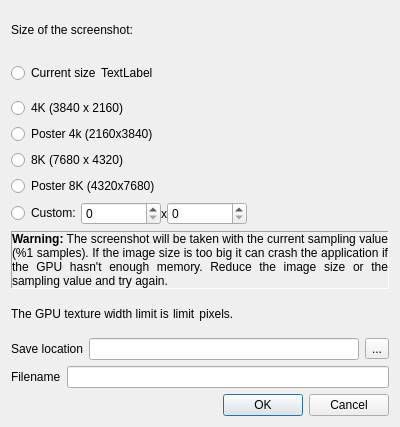
<?xml version="1.0" encoding="UTF-8"?>
<ui version="4.0">
 <class>ScreenShotDialog</class>
 <widget class="QDialog" name="ScreenShotDialog">
  <property name="geometry">
   <rect>
    <x>0</x>
    <y>0</y>
    <width>400</width>
    <height>427</height>
   </rect>
  </property>
  <property name="windowTitle">
   <string>Save screenshot</string>
  </property>
  <property name="windowIcon">
   <iconset resource="resources.qrc">
    <normaloff>:/icons/screenshot.svg</normaloff>:/icons/screenshot.svg</iconset>
  </property>
  <property name="modal">
   <bool>true</bool>
  </property>
  <layout class="QVBoxLayout" name="verticalLayout">
   <item>
    <widget class="QLabel" name="label_2">
     <property name="text">
      <string>Size of the screenshot:</string>
     </property>
    </widget>
   </item>
   <item>
    <layout class="QHBoxLayout" name="horizontalLayout_3">
     <property name="spacing">
      <number>0</number>
     </property>
     <item>
      <widget class="QRadioButton" name="m_current">
       <property name="text">
        <string>Current size</string>
       </property>
      </widget>
     </item>
     <item>
      <widget class="QLabel" name="m_currentSizeText">
       <property name="text">
        <string>TextLabel</string>
       </property>
      </widget>
     </item>
     <item>
      <spacer name="horizontalSpacer_3">
       <property name="orientation">
        <enum>Qt::Horizontal</enum>
       </property>
       <property name="sizeHint" stdset="0">
        <size>
         <width>40</width>
         <height>20</height>
        </size>
       </property>
      </spacer>
     </item>
    </layout>
   </item>
   <item>
    <widget class="QRadioButton" name="m_4k">
     <property name="text">
      <string>4K (3840 x 2160)</string>
     </property>
    </widget>
   </item>
   <item>
    <widget class="QRadioButton" name="m_4kposter">
     <property name="text">
      <string>Poster 4k (2160x3840)</string>
     </property>
    </widget>
   </item>
   <item>
    <widget class="QRadioButton" name="m_8k">
     <property name="text">
      <string>8K (7680 x 4320)</string>
     </property>
    </widget>
   </item>
   <item>
    <widget class="QRadioButton" name="m_8kposter">
     <property name="text">
      <string>Poster 8K (4320x7680)</string>
     </property>
    </widget>
   </item>
   <item>
    <layout class="QHBoxLayout" name="horizontalLayout">
     <property name="spacing">
      <number>0</number>
     </property>
     <item>
      <widget class="QRadioButton" name="m_custom">
       <property name="text">
        <string>Custom:</string>
       </property>
      </widget>
     </item>
     <item>
      <widget class="QSpinBox" name="m_customWidth">
       <property name="minimumSize">
        <size>
         <width>80</width>
         <height>0</height>
        </size>
       </property>
       <property name="readOnly">
        <bool>false</bool>
       </property>
       <property name="maximum">
        <number>999999999</number>
       </property>
      </widget>
     </item>
     <item>
      <widget class="QLabel" name="label_3">
       <property name="sizePolicy">
        <sizepolicy hsizetype="Minimum" vsizetype="Minimum">
         <horstretch>0</horstretch>
         <verstretch>0</verstretch>
        </sizepolicy>
       </property>
       <property name="text">
        <string>x</string>
       </property>
      </widget>
     </item>
     <item>
      <widget class="QSpinBox" name="m_customHeight">
       <property name="minimumSize">
        <size>
         <width>80</width>
         <height>0</height>
        </size>
       </property>
       <property name="maximum">
        <number>999999999</number>
       </property>
      </widget>
     </item>
     <item>
      <spacer name="horizontalSpacer">
       <property name="orientation">
        <enum>Qt::Horizontal</enum>
       </property>
       <property name="sizeHint" stdset="0">
        <size>
         <width>40</width>
         <height>20</height>
        </size>
       </property>
      </spacer>
     </item>
    </layout>
   </item>
   <item>
    <widget class="QLabel" name="m_warning">
     <property name="frameShape">
      <enum>QFrame::Panel</enum>
     </property>
     <property name="frameShadow">
      <enum>QFrame::Sunken</enum>
     </property>
     <property name="text">
      <string>&lt;html&gt;&lt;head/&gt;&lt;body&gt;&lt;p&gt;&lt;span style=&quot; font-weight:600;&quot;&gt;Warning:&lt;/span&gt; The screenshot will be taken with the current sampling value (%1 samples). If the image size is too big it can crash the application if the GPU hasn't enough memory. Reduce the image size or the sampling value and try again.&lt;/p&gt;&lt;/body&gt;&lt;/html&gt;</string>
     </property>
     <property name="alignment">
      <set>Qt::AlignJustify|Qt::AlignVCenter</set>
     </property>
     <property name="wordWrap">
      <bool>true</bool>
     </property>
    </widget>
   </item>
   <item>
    <layout class="QHBoxLayout" name="horizontalLayout_2">
     <property name="spacing">
      <number>0</number>
     </property>
     <item>
      <widget class="QLabel" name="label_4">
       <property name="text">
        <string>The GPU texture width limit is </string>
       </property>
      </widget>
     </item>
     <item>
      <widget class="QLabel" name="m_GPULimit">
       <property name="text">
        <string>limit</string>
       </property>
      </widget>
     </item>
     <item>
      <widget class="QLabel" name="label">
       <property name="text">
        <string> pixels.</string>
       </property>
      </widget>
     </item>
     <item>
      <spacer name="horizontalSpacer_2">
       <property name="orientation">
        <enum>Qt::Horizontal</enum>
       </property>
       <property name="sizeHint" stdset="0">
        <size>
         <width>40</width>
         <height>20</height>
        </size>
       </property>
      </spacer>
     </item>
    </layout>
   </item>
   <item>
    <layout class="QHBoxLayout" name="horizontalLayout_4">
     <item>
      <widget class="QLabel" name="label_5">
       <property name="text">
        <string>Save location</string>
       </property>
      </widget>
     </item>
     <item>
      <widget class="QLineEdit" name="m_dir">
       <property name="readOnly">
        <bool>true</bool>
       </property>
      </widget>
     </item>
     <item>
      <widget class="QToolButton" name="m_dirButton">
       <property name="text">
        <string>...</string>
       </property>
       <property name="icon">
        <iconset resource="resources.qrc">
         <normaloff>:/icons/folder.svg</normaloff>:/icons/folder.svg</iconset>
       </property>
       <property name="iconSize">
        <size>
         <width>20</width>
         <height>20</height>
        </size>
       </property>
      </widget>
     </item>
    </layout>
   </item>
   <item>
    <layout class="QHBoxLayout" name="horizontalLayout_5">
     <item>
      <widget class="QLabel" name="label_6">
       <property name="text">
        <string>Filename</string>
       </property>
      </widget>
     </item>
     <item>
      <widget class="QLineEdit" name="m_filename"/>
     </item>
    </layout>
   </item>
   <item>
    <widget class="QDialogButtonBox" name="buttonBox">
     <property name="orientation">
      <enum>Qt::Horizontal</enum>
     </property>
     <property name="standardButtons">
      <set>QDialogButtonBox::Cancel|QDialogButtonBox::Ok</set>
     </property>
    </widget>
   </item>
  </layout>
 </widget>
 <resources>
  <include location="resources.qrc"/>
 </resources>
 <connections>
  <connection>
   <sender>buttonBox</sender>
   <signal>accepted()</signal>
   <receiver>ScreenShotDialog</receiver>
   <slot>accept()</slot>
   <hints>
    <hint type="sourcelabel">
     <x>248</x>
     <y>254</y>
    </hint>
    <hint type="destinationlabel">
     <x>157</x>
     <y>274</y>
    </hint>
   </hints>
  </connection>
  <connection>
   <sender>buttonBox</sender>
   <signal>rejected()</signal>
   <receiver>ScreenShotDialog</receiver>
   <slot>reject()</slot>
   <hints>
    <hint type="sourcelabel">
     <x>316</x>
     <y>260</y>
    </hint>
    <hint type="destinationlabel">
     <x>286</x>
     <y>274</y>
    </hint>
   </hints>
  </connection>
 </connections>
</ui>
